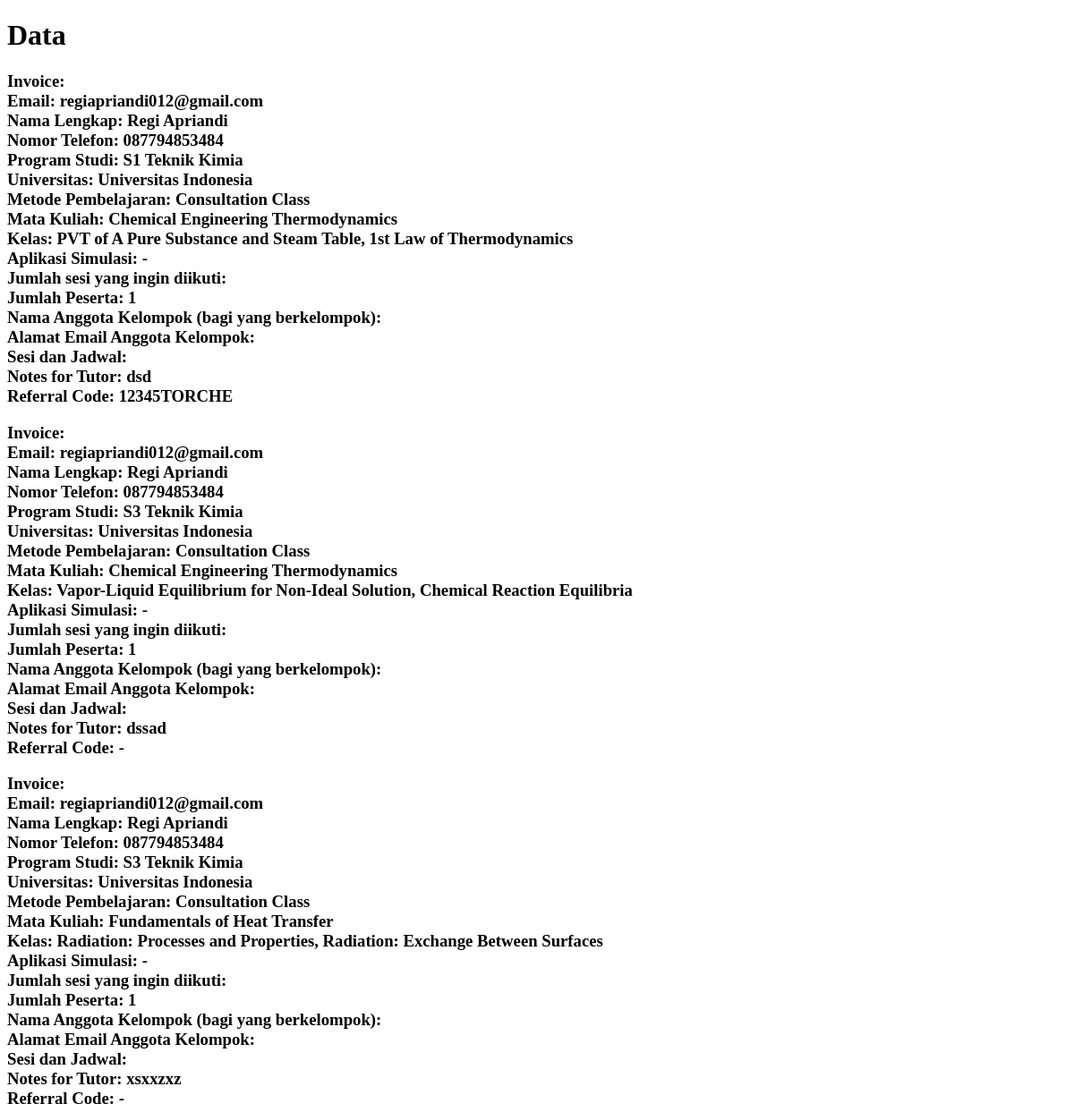
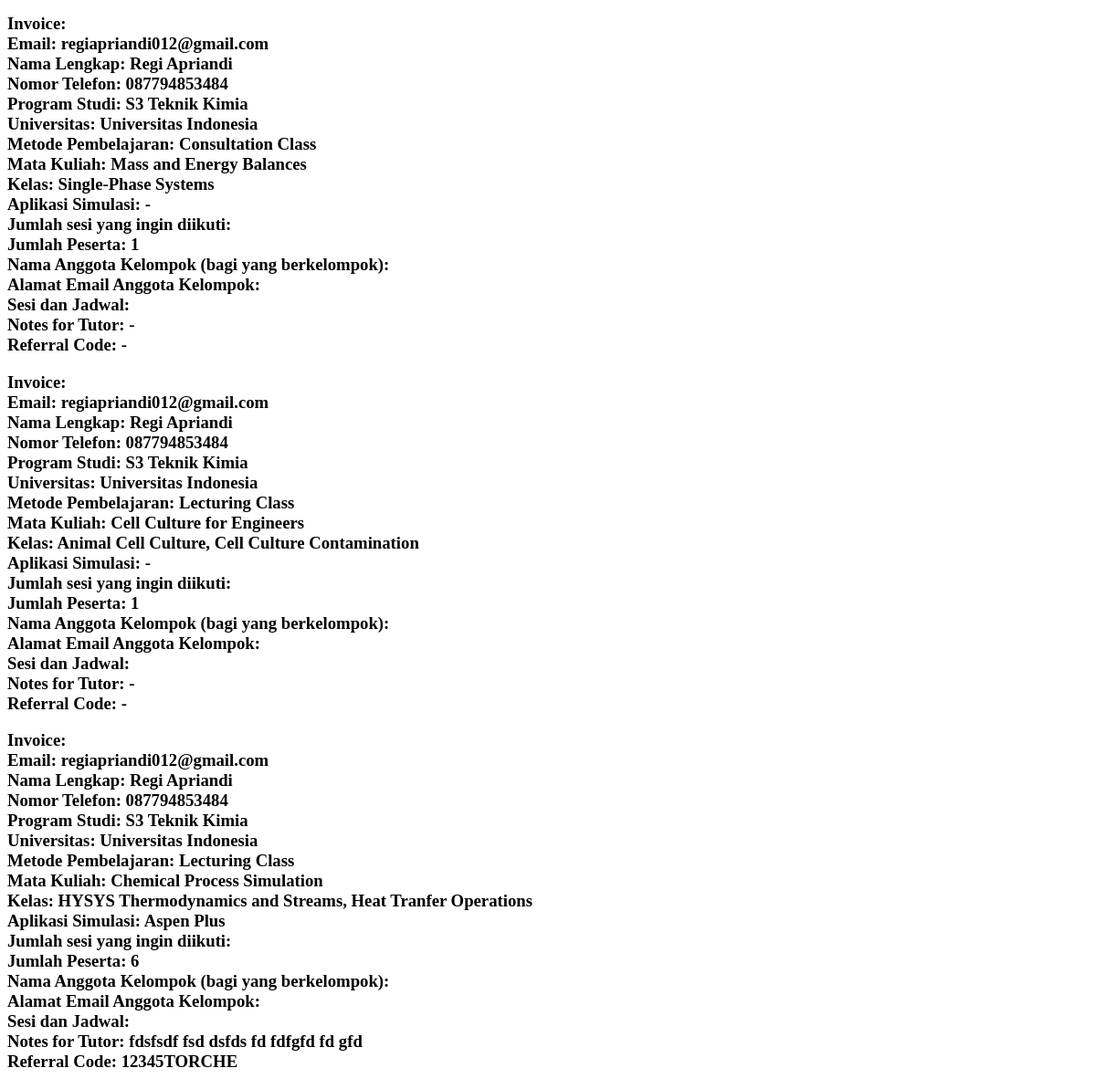
Before: /get-data/ with the older database file (2 pictures, top to bottom).
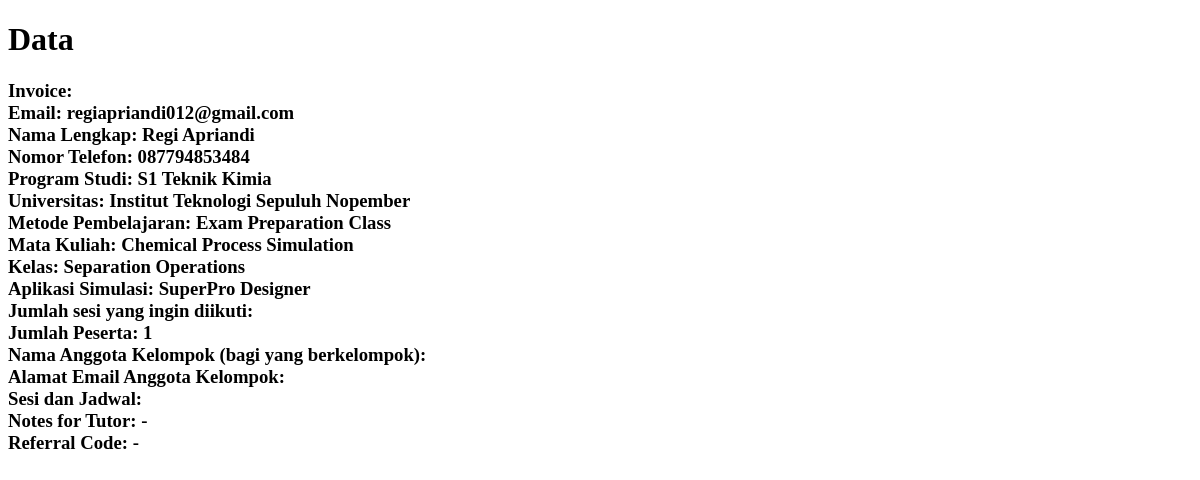
After: the same page with the newer database file.
### FormRegistrationApp/models.py (models this page shows, shortened)
class RegistrationData(models.Model):
    nomor_invoice = models.CharField(max_length=254, unique=True)
    tanggal = models.CharField(max_length=254)
    email = models.EmailField(max_length=254)
    nama_lengkap = models.CharField(max_length=254)
    nomor_telefon = models.CharField(max_length=254)
    program_studi = models.CharField(max_length=254)
    universitas = models.CharField(max_length=254)
    informasi_mengenai_torche = models.CharField(max_length=500)
    metode_pembelajaran = models.CharField(max_length=254)
    mata_kuliah = models.CharField(max_length=254)
    materi = models.TextField()
    aplikasi_simulasi = models.CharField(max_length=254)
    jumlah_sesi_yang_diikuti = models.CharField(max_length=254)
    jumlah_peserta = models.CharField(max_length=10)
    lampiran_file_siswa = models.FileField(upload_to='lampiran_siswa/%Y/%m/%d/', storage=gd_storage)
    lampiran_invoice = models.URLField(max_length=1000)
    lampiran_surat_tugas = models.URLField(max_length=1000)
    sesi_hari = models.TextField()
    sesi_jam = models.TextField()
    biaya = models.CharField(max_length=254)
    notes_for_tutor = models.TextField()
    referral_code = models.CharField(max_length=254)
    email_anggota_1 = models.CharField(max_length=1000)
    nama_lengkap_anggota_1 = models.CharField(max_length=1000)
    nomor_telefon_anggota_1 = models.CharField(max_length=1000)
    akun_discord_anggota_1 = models.CharField(max_length=1000)
    email_anggota_2 = models.CharField(max_length=1000)
    nama_lengkap_anggota_2 = models.CharField(max_length=1000)
    nomor_telefon_anggota_2 = models.CharField(max_length=1000)
    akun_discord_anggota_2 = models.CharField(max_length=1000)
    email_anggota_3 = models.CharField(max_length=1000)
    nama_lengkap_anggota_3 = models.CharField(max_length=1000)
    nomor_telefon_anggota_3 = models.CharField(max_length=1000)
    akun_discord_anggota_3 = models.CharField(max_length=1000)
    email_anggota_4 = models.CharField(max_length=1000)
    nama_lengkap_anggota_4 = models.CharField(max_length=1000)
    nomor_telefon_anggota_4 = models.CharField(max_length=1000)
    akun_discord_anggota_4 = models.CharField(max_length=1000)
    email_anggota_5 = models.CharField(max_length=1000)
    nama_lengkap_anggota_5 = models.CharField(max_length=1000)
    nomor_telefon_anggota_5 = models.CharField(max_length=1000)
    akun_discord_anggota_5 = models.CharField(max_length=1000)
    email_anggota_6 = models.CharField(max_length=1000)
    nama_lengkap_anggota_6 = models.CharField(max_length=1000)
    nomor_telefon_anggota_6 = models.CharField(max_length=1000)
    akun_discord_anggota_6 = models.CharField(max_length=1000)
    email_anggota_7 = models.CharField(max_length=1000)
    nama_lengkap_anggota_7 = models.CharField(max_length=1000)
    nomor_telefon_anggota_7 = models.CharField(max_length=1000)
    akun_discord_anggota_7 = models.CharField(max_length=1000)
    email_anggota_8 = models.CharField(max_length=1000)
    nama_lengkap_anggota_8 = models.CharField(max_length=1000)
    nomor_telefon_anggota_8 = models.CharField(max_length=1000)
    akun_discord_anggota_8 = models.CharField(max_length=1000)
    email_anggota_9 = models.CharField(max_length=1000)
    nama_lengkap_anggota_9 = models.CharField(max_length=1000)
    nomor_telefon_anggota_9 = models.CharField(max_length=1000)
    akun_discord_anggota_9 = models.CharField(max_length=1000)
    email_anggota_10 = models.CharField(max_length=1000)
    nama_lengkap_anggota_10 = models.CharField(max_length=1000)
    nomor_telefon_anggota_10 = models.CharField(max_length=1000)
    akun_discord_anggota_10 = models.CharField(max_length=1000)
    created_on = models.DateTimeField(auto_now_add=True)

### FormRegistrationApp/views.py (the view)
# urls.py: path('get-data/', views.get_data, name='get_data'),
def get_data(request):
    data = RegistrationData.objects.all()
    context = {
        'my_data': data,
    }
    return render(request, 'FormRegistrationApp/get_data.html', context)

### FormRegistrationApp/templates/FormRegistrationApp/get_data.html
<!DOCTYPE html>
<html>
<body>
  <h1>Data</h1>
  {% block content %}
  {% for i in my_data %}
    <h3>Invoice: {{ i.invoice }}<br>
      Email: {{ i.email }} <br>
      Nama Lengkap: {{ i.nama_lengkap }} <br>
      Nomor Telefon: {{ i.nomor_telefon }} <br>
      Program Studi: {{ i.program_studi }} <br>
      Universitas: {{ i.universitas }} <br>
      Metode Pembelajaran: {{ i.metode_pembelajaran }} <br>
      Mata Kuliah: {{ i.mata_kuliah }} <br>
      Kelas: {{ i.materi }} <br>
      Aplikasi Simulasi: {{ i.aplikasi_simulasi }} <br>
      Jumlah sesi yang ingin diikuti: {{ i.jumlah_sesi_yang_ingin_diikuti }} <br>
      Jumlah Peserta: {{ i.jumlah_peserta }} <br>
      Nama Anggota Kelompok (bagi yang berkelompok): {{ i.nama_anggota_kelompok_bagi_yang_kelompok }} <br>
      Alamat Email Anggota Kelompok: {{ i.alamat_email_anggota_kelompok }} <br>
      Sesi dan Jadwal: {{ i.sesi_dan_jadwal }} <br>
      Notes for Tutor: {{ i.notes_for_tutor }} <br>
      Referral Code: {{ i.referral_code }}
    </h3>
  {% endfor %}
  {% endblock %}
</body>
</html>

Changed rows visible on the page:
removed RegistrationData: email "regiapriandi012@gmail.com", nama_lengkap "Regi Apriandi", nomor_telefon "087794853484", program_studi "S1 Teknik Kimia", universitas "Universitas Indonesia", metode_pembelajaran "Consultation Class", mata_kuliah "Chemical Engineering Thermodynamics", materi "PVT of A Pure Substance and Steam Table, 1st Law of Thermodynamics", aplikasi_simulasi "-", jumlah_peserta "1", notes_for_tutor "dsd", referral_code "12345TORCHE"
removed RegistrationData: email "regiapriandi012@gmail.com", nama_lengkap "Regi Apriandi", nomor_telefon "087794853484", program_studi "S3 Teknik Kimia", universitas "Universitas Indonesia", metode_pembelajaran "Consultation Class", mata_kuliah "Chemical Engineering Thermodynamics", materi "Vapor-Liquid Equilibrium for Non-Ideal Solution, Chemical Reaction Equilibria", aplikasi_simulasi "-", jumlah_peserta "1", notes_for_tutor "dssad", referral_code "-"
removed RegistrationData: email "regiapriandi012@gmail.com", nama_lengkap "Regi Apriandi", nomor_telefon "087794853484", program_studi "S3 Teknik Kimia", universitas "Universitas Indonesia", metode_pembelajaran "Consultation Class", mata_kuliah "Fundamentals of Heat Transfer", materi "Radiation: Processes and Properties, Radiation: Exchange Between Surfaces", aplikasi_simulasi "-", jumlah_peserta "1", notes_for_tutor "xsxxzxz", referral_code "-"
removed RegistrationData: email "regiapriandi012@gmail.com", nama_lengkap "Regi Apriandi", nomor_telefon "087794853484", program_studi "S3 Teknik Kimia", universitas "Universitas Indonesia", metode_pembelajaran "Consultation Class", mata_kuliah "Mass and Energy Balances", materi "Single-Phase Systems", aplikasi_simulasi "-", jumlah_peserta "1", notes_for_tutor "-", referral_code "-"
removed RegistrationData: email "regiapriandi012@gmail.com", nama_lengkap "Regi Apriandi", nomor_telefon "087794853484", program_studi "S3 Teknik Kimia", universitas "Universitas Indonesia", metode_pembelajaran "Lecturing Class", mata_kuliah "Cell Culture for Engineers", materi "Animal Cell Culture, Cell Culture Contamination", aplikasi_simulasi "-", jumlah_peserta "1", notes_for_tutor "-", referral_code "-"
removed RegistrationData: email "regiapriandi012@gmail.com", nama_lengkap "Regi Apriandi", nomor_telefon "087794853484", program_studi "S3 Teknik Kimia", universitas "Universitas Indonesia", metode_pembelajaran "Lecturing Class", mata_kuliah "Chemical Process Simulation", materi "HYSYS Thermodynamics and Streams, Heat Tranfer Operations", aplikasi_simulasi "Aspen Plus", jumlah_peserta "6", notes_for_tutor "fdsfsdf fsd dsfds fd fdfgfd fd gfd", referral_code "12345TORCHE"
added RegistrationData: email "regiapriandi012@gmail.com", nama_lengkap "Regi Apriandi", nomor_telefon "087794853484", program_studi "S1 Teknik Kimia", universitas "Institut Teknologi Sepuluh Nopember", metode_pembelajaran "Exam Preparation Class", mata_kuliah "Chemical Process Simulation", materi "Separation Operations", aplikasi_simulasi "SuperPro Designer", jumlah_peserta "1", notes_for_tutor "-", referral_code "-"
